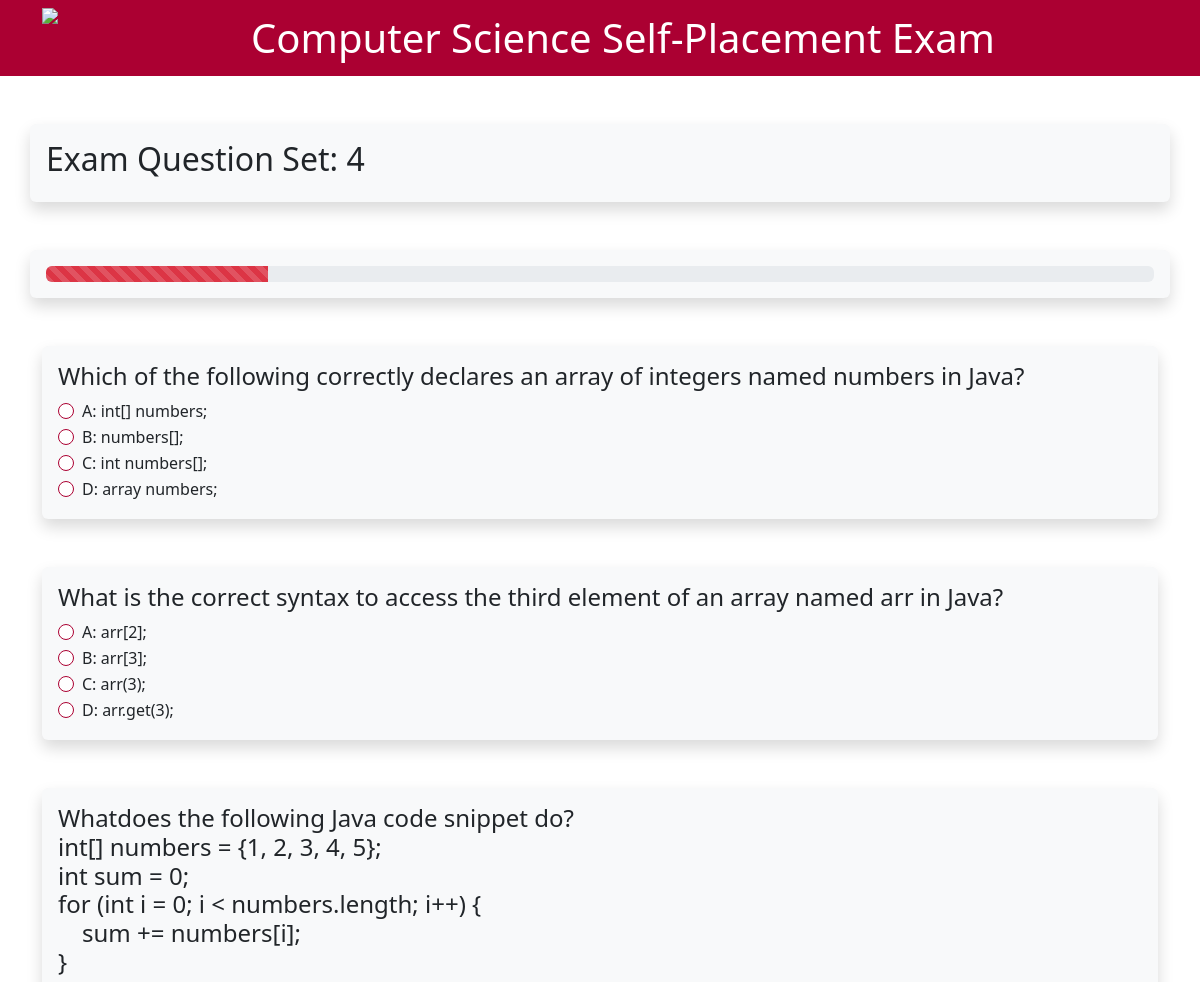
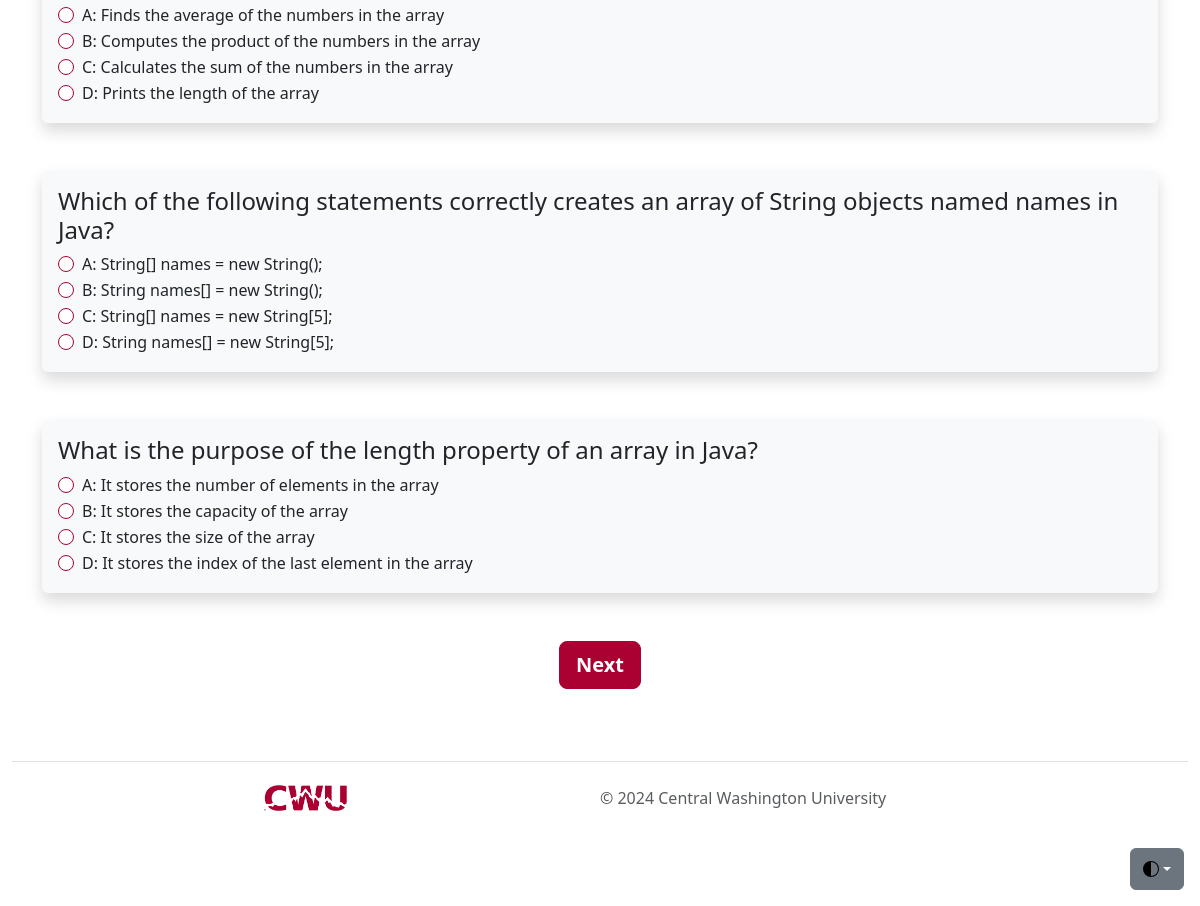
The app's page /QuizCore/CS111Q1.php with its own data (2 pictures, top to bottom).
### tables this page shows
CREATE TABLE IF NOT EXISTS questions(
    question_id INT AUTO_INCREMENT,
    difficulty INT NOT NULL,
    question_body VARCHAR(500) NOT NULL,
    answer_1 VARCHAR(200) NOT NULL,
    answer_2 VARCHAR(200) NOT NULL,
    answer_3 VARCHAR(200) NOT NULL,
    answer_4 VARCHAR(200) NOT NULL,
    question_answer VARCHAR(200) NOT NULL,
    PRIMARY KEY(question_id)
);

### QuizCore/CS111Q1.php (the view, shortened to what this page needs)
<?php
$conn = mysqli_connect($_SESSION['servername'], $_SESSION['username'], $_SESSION['password'], $_SESSION['dbname']);
$select = "SELECT * FROM questions WHERE difficulty = '4'";
$result = $conn->query($select);
require_once 'testheader.php';
require_once 'functions.php';
?>
<div class="container shadow p-3 my-5 bg-body-tertiary rounded">
	<h2>Exam Question Set: 4</h2>
</div>
<?php echo generateProgressBar(20); ?>
<div class="container">
	<form id="Q1" method="post" action="#">
		<?php
		if ($result->num_rows > 0) {
			while ($row = $result->fetch_assoc()) {
				echo '<div class="container shadow p-3 my-5 bg-body-tertiary rounded">';
				echo '<h4>' . $row["question_body"] . '</h4>';
				echo '<div class="form-check">';
				echo '<input class="form-check-input" type="radio" id="'  . $row["question_id"] . '-A" name="' . $row["question_id"] . '" value="' . $row["answer_1"] . '" required>';
				echo '<label class="form-check-label" for="'  . $row["question_id"] . '-A">A: ' . $row["answer_1"] . '</label><br>';
				echo '</div>';
				echo '<div class="form-check">';
				echo '<input class="form-check-input" type="radio" id="'  . $row["question_id"] . '-B" name="' . $row["question_id"] . '" value="' . $row["answer_2"] . '" required>';
				echo '<label class="form-check-label" for="'  . $row["question_id"] . '-B">B: ' . $row["answer_2"] . '</label><br>';
				echo '</div>';
				echo '<div class="form-check">';
				echo '<input class="form-check-input" type="radio" id="'  . $row["question_id"] . '-C" name="' . $row["question_id"] . '" value="' . $row["answer_3"] . '" required>';
				echo '<label class="form-check-label" for="'  . $row["question_id"] . '-C">C: ' . $row["answer_3"] . '</label><br>';
				echo '</div>';
				echo '<div class="form-check">';
				echo '<input class="form-check-input" type="radio" id="'  . $row["question_id"] . '-D" name="' . $row["question_id"] . '" value="' . $row["answer_4"] . '" required>';
				echo '<label class="form-check-label" for="'  . $row["question_id"] . '-D">D: ' . $row["answer_4"] . '</label><br>';
				echo '</div>';
				echo '</div>';
			}
		}
		?>
		<div class="container d-grid gap-2 d-md-grid justify-content-md-center">
			<input type="submit" value="Next" class="btn btn-lg btn-bd-red">
		</div>
	</form>
</div>
<?php
require_once 'testfooter.php';
?>

### QuizCore/testheader.php (style rules this page uses)
html, body { height: 100%; }
.form-check-input { border: var(--bs-border-width) solid #ab0032; }
.btn-bd-red { --bd-violet-bg: #ab0032; --bd-violet-rgb: 112.520718, 44.062154, 249.437846; --bs-btn-font-weight: 600; --bs-btn-color: var(--bs-white); --bs-btn-bg: var(--bd-violet-bg); --bs-btn-border-color: var(--bd-violet-bg); --bs-btn-hover-color: var(--bs-white); --bs-btn-hover-bg: #ab0033d1; --bs-btn-hover-border-color: #b0033d1; --bs-btn-focus-shadow-rgb: var(--bd-violet-rgb); --bs-btn-active-color: var(--bs-btn-hover-color); --bs-btn-active-bg: #ab0033c0; --bs-btn-active-border-color: #ab0033c0; }

### records on screen
questions: question_body "Which of the following correctly declares an array of integers named numbers in Java?", answer_1 "int[] numbers;", answer_2 "numbers[];", answer_3 "int numbers[];", answer_4 "array numbers;"
questions: question_body "What is the correct syntax to access the third element of an array named arr in Java?", answer_1 "arr[2];", answer_2 "arr[3];", answer_3 "arr(3);", answer_4 "arr.get(3);"
questions: question_body "Whatdoes the following Java code snippet do? int[] numbers = {1, 2, 3, 4, 5}; int sum = 0; for (int i = 0; i < numbers.length; i++) { sum += numbers[i]; }", answer_1 "Finds the average of the numbers in the array", answer_2 "Computes the product of the numbers in the array", answer_3 "Calculates the sum of the numbers in the array", answer_4 "Prints the length of the array"
questions: question_body "Which of the following statements correctly creates an array of String objects named names in Java?", answer_1 "String[] names = new String();", answer_2 "String names[] = new String();", answer_3 "String[] names = new String[5];", answer_4 "String names[] = new String[5];"
questions: question_body "What is the purpose of the length property of an array in Java?", answer_1 "It stores the number of elements in the array", answer_2 "It stores the capacity of the array", answer_3 "It stores the size of the array", answer_4 "It stores the index of the last element in the array"
